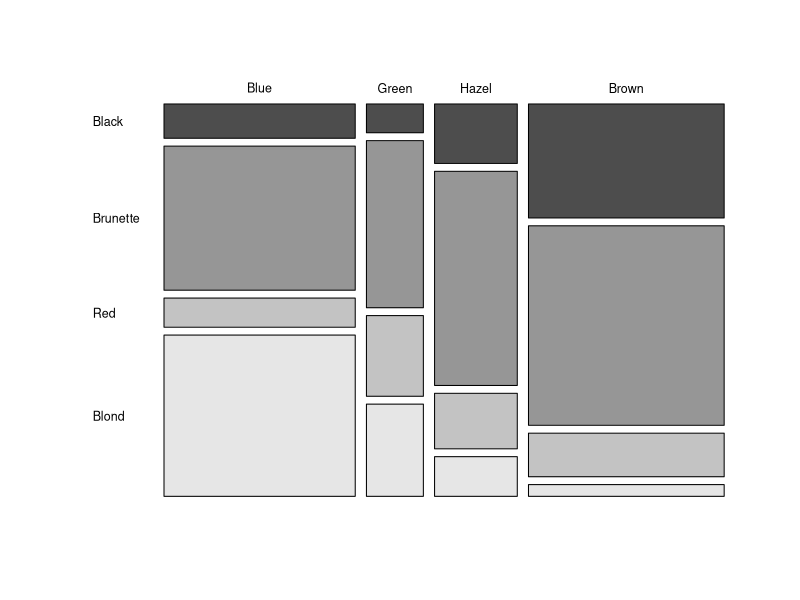

This figure's R source:
# Categorical Data – Mosaic Plots
haireye<-matrix(data = c(20, 5, 15, 68, 84, 29, 54, 119, 17, 14, 14, 26, 94, 16, 10, 7),
                nrow = 4,ncol = 4,byrow = TRUE,
                dimnames = list(c("Black", "Brunette", "Red", "Blond"),
                                c("Blue", "Green", "Hazel", "Brown")))
head(haireye)

mosaicplot(t(haireye), main=" ", las = 1, cex = 0.75, color = TRUE)